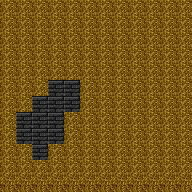

Tiled map render using the project's own tile images. Description and the whole map definition, tile-layer contents included, below:
An orthogonal 12x12 tile map with 16x16 px tiles, 1 tile layer (Tile Layer 1).

<map version="1.0" tiledversion="1.0.3" orientation="orthogonal" renderorder="right-down" width="12" height="12" tilewidth="16" tileheight="16" nextobjectid="1">
 <tileset firstgid="1" source="set.tsx" />
 <layer name="Tile Layer 1" width="12" height="12">
  <data encoding="csv">
2,2,2,2,2,2,2,2,2,2,2,2,
2,2,2,2,2,2,2,2,2,2,2,2,
2,2,2,2,2,2,2,2,2,2,2,2,
2,2,2,2,2,2,2,2,2,2,2,2,
2,2,2,2,2,2,2,2,2,2,2,2,
2,2,2,2,2,2,2,2,2,2,2,2,
2,2,2,4,4,2,2,2,2,2,2,2,
2,2,4,4,4,2,2,2,2,2,2,2,
2,4,4,4,2,2,2,2,2,2,2,2,
2,4,4,4,2,2,2,2,2,2,2,2,
2,2,4,2,2,2,2,2,2,2,2,2,
2,2,2,2,2,2,2,2,2,2,2,2
</data>
 </layer>
</map>